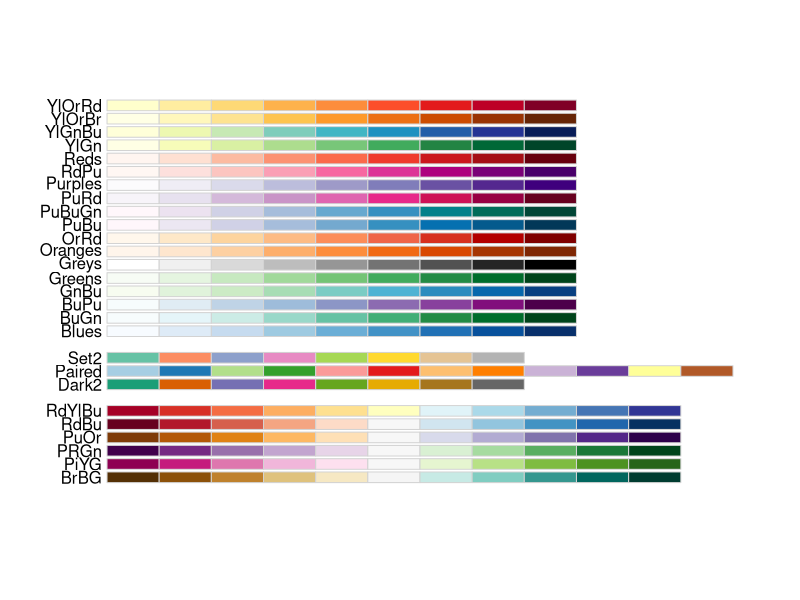
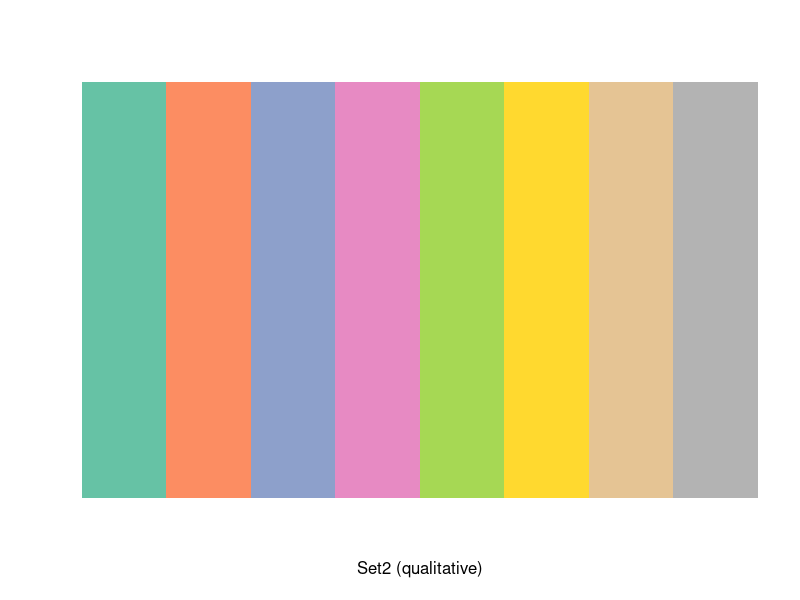
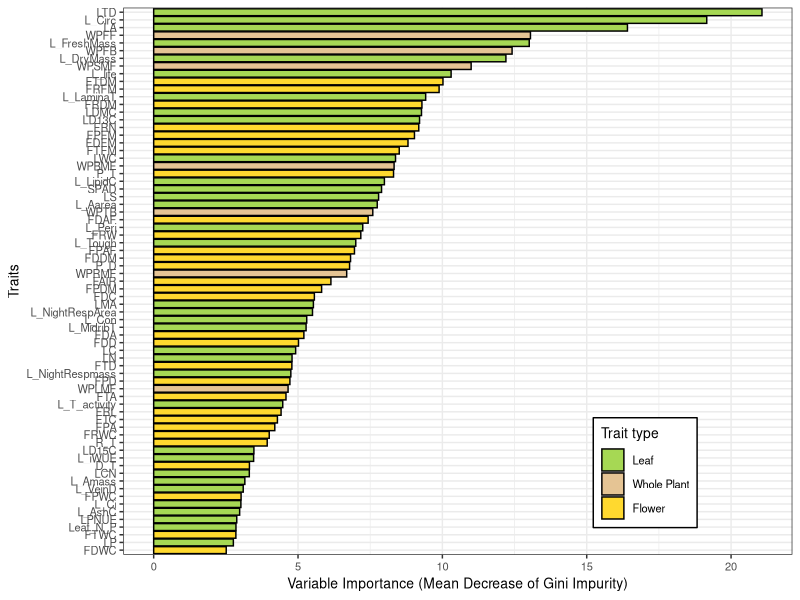
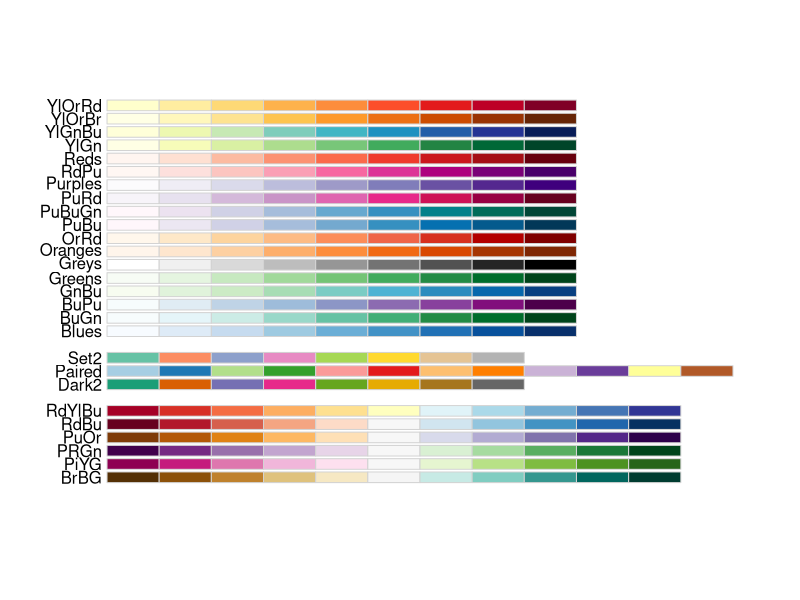
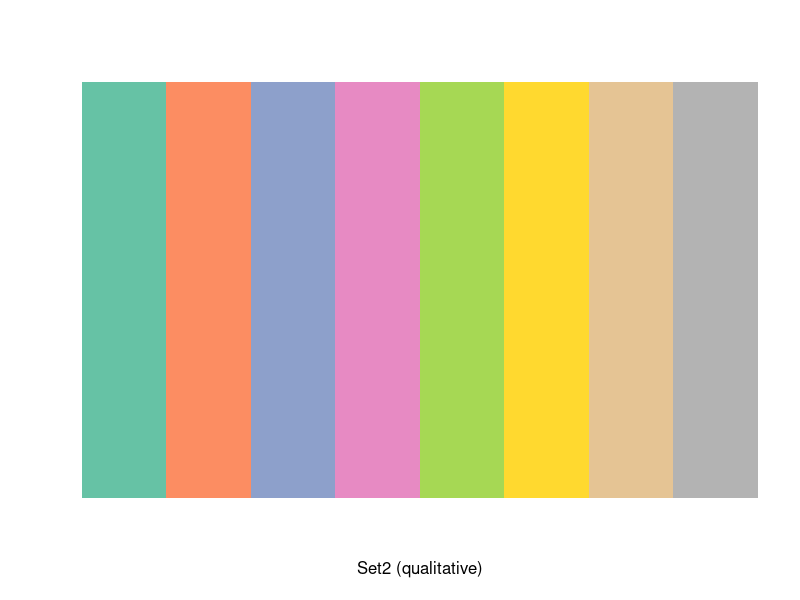
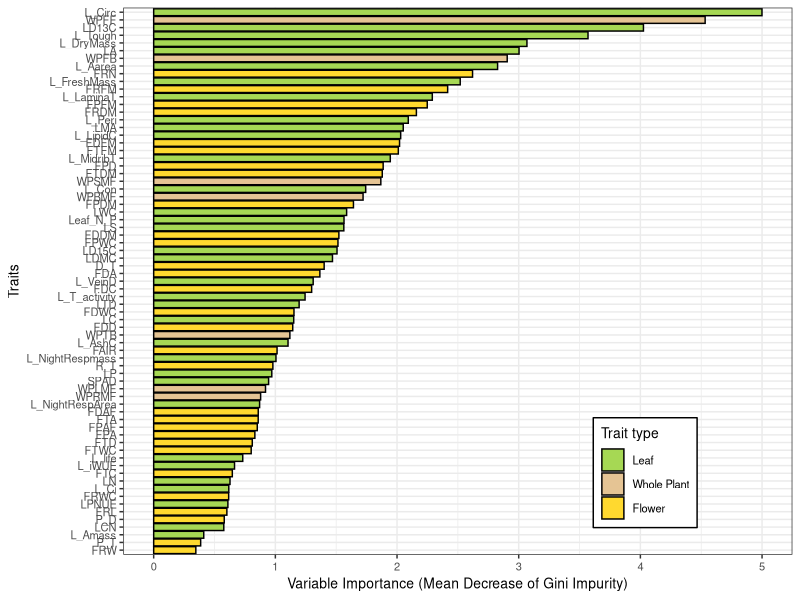
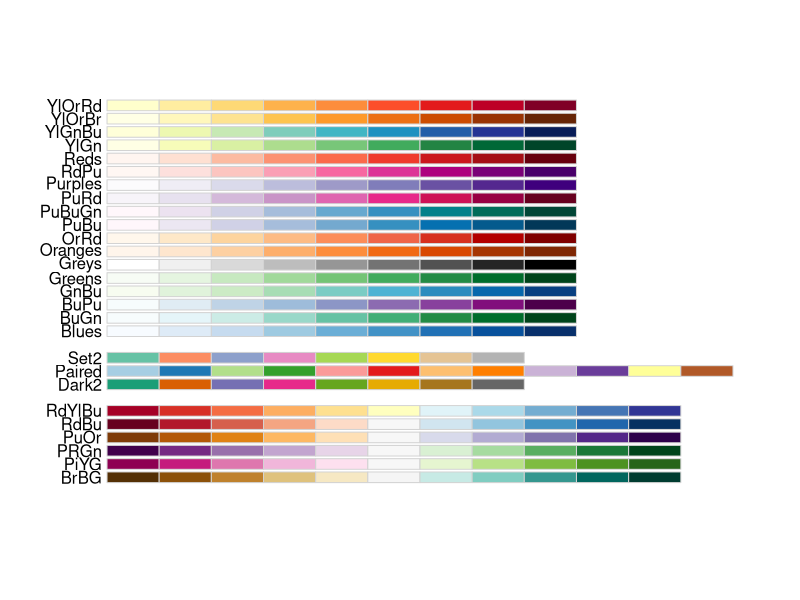
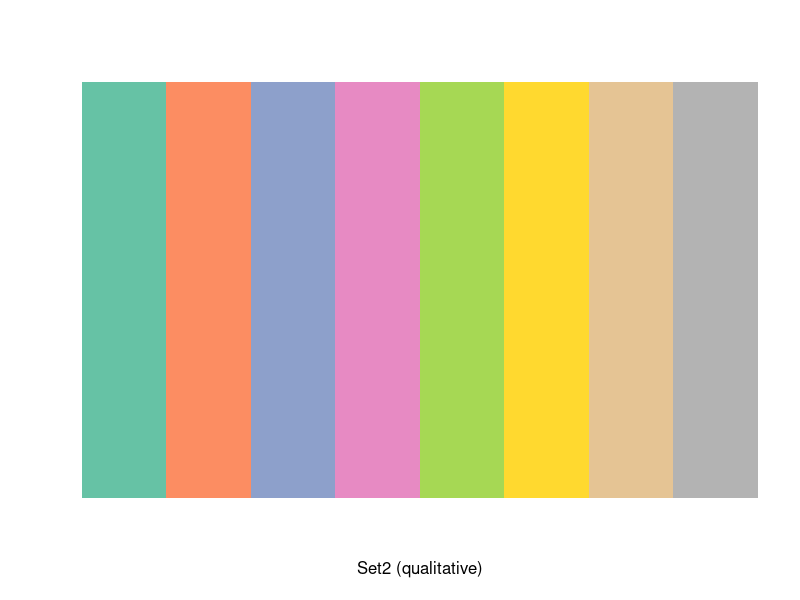

Generate these figures, in order, with R:

rm(list = ls())

packages <- c("here","tidyverse","RColorBrewer")

lapply(packages, require, character.only =T)

########### GINI IMPURITY (Ranking all traits) ###
###### Loading the Gini Impurity data ###
### Genus, Large Perennials, southeastern perennials and annuals ###

Gini_Genus <- read.csv(here("Datasets and Tables",
                            "Gini_Importance_Genus.csv")) %>% 
                  mutate(`Phylogenetic Level` = "Genus") %>%
                  mutate(Trait_type = case_when(str_detect(Features,"^L") ~ "Leaf",
                                str_detect(Features, "SPAD") ~ "Leaf",
                                str_detect(Features, "^W") ~ "Whole Plant",
                                str_detect(Features, "^F") ~ "Flower",
                                str_detect(Features, "P_D") ~ "Flower",
                                str_detect(Features, "P_T") ~ "Flower",
                                str_detect(Features, "D_T") ~ "Flower",
                                str_detect(Features, "R_T") ~ "Flower"))

Gini_Perennial <- read.csv(here("Datasets and Tables",
                            "Gini_Importance_Perennials.csv")) %>% 
                          mutate(`Phylogenetic Level` = "Large Perennial") %>%
              mutate(Trait_type = case_when(str_detect(Features,"^L") ~ "Leaf",
                                str_detect(Features, "SPAD") ~ "Leaf",
                                str_detect(Features, "^W") ~ "Whole Plant",
                                str_detect(Features, "^F") ~ "Flower",
                                str_detect(Features, "P_D") ~ "Flower",
                                str_detect(Features, "P_T") ~ "Flower",
                                str_detect(Features, "D_T") ~ "Flower",
                                str_detect(Features, "R_T") ~ "Flower"))

Gini_Annual <- read.csv(here("Datasets and Tables",
                                "Gini_Importance_Annual.csv")) %>% 
                      mutate(`Phylogenetic Level` = "Annual") %>%
              mutate(Trait_type = case_when(str_detect(Features,"^L") ~ "Leaf",
                                str_detect(Features, "SPAD") ~ "Leaf",
                                str_detect(Features, "^W") ~ "Whole Plant",
                                str_detect(Features, "^F") ~ "Flower",
                                str_detect(Features, "P_D") ~ "Flower",
                                str_detect(Features, "P_T") ~ "Flower",
                                str_detect(Features, "D_T") ~ "Flower",
                                str_detect(Features, "R_T") ~ "Flower"))

Gini_southeastern_perennial <- read.csv(here("Datasets and Tables",
                             "Gini_Importance_southeastern.csv")) %>% 
                      mutate(`Phylogenetic Level` = "Southeastern") %>%
             mutate(Trait_type = case_when(str_detect(Features,"^L") ~ "Leaf",
                                str_detect(Features, "SPAD") ~ "Leaf",
                                str_detect(Features, "^W") ~ "Whole Plant",
                                str_detect(Features, "^F") ~ "Flower",
                                str_detect(Features, "P_D") ~ "Flower",
                                str_detect(Features, "P_T") ~ "Flower",
                                str_detect(Features, "D_T") ~ "Flower",
                                str_detect(Features, "R_T") ~ "Flower"))



####
#### Making the importance plots ####
# GENUS ### 

Gini_Genus$Trait_type <- factor(Gini_Genus$Trait_type, 
                          levels = c("Leaf","Whole Plant","Flower"))

#### Before we create the plot let us extract some colorblind friendly colors ###
## from RColorBrewer ###

display.brewer.all(colorblindFriendly = T) ### color friendly palettes

display.brewer.pal(8, 'Set2') ## displaying the colors


brewer.pal(8, 'Set2') ## displaying the hex codes 

ggplot(data = Gini_Genus,
       aes(x=reorder(Features,Overall), 
           y = Overall, 
           fill = Trait_type)) +
  geom_bar(stat = "identity",
           color ="black") + 
  scale_fill_manual(values = c("#A6D854",
                               "#E5C494",
                               "#FFD92F"),
                    name= 'Trait type') +
  labs(x= "Traits",
       y= "Variable Importance (Mean Decrease of Gini Impurity)") +
  coord_flip() + 
  theme_bw() + theme(legend.position = c(0.78, 0.15),
                     legend.background = element_rect(fill = "white", 
                                                      color = "black")) +
  theme(text = element_text(size = 10))



### LARGE PERENNIAL ###

Gini_Perennial$Trait_type <- factor(Gini_Perennial$Trait_type, 
                                levels = c("Leaf","Whole Plant","Flower"))

#### Before we create the plot let us extract some colorblind friendly colors ###
## from RColorBrewer ###

display.brewer.all(colorblindFriendly = T) ### color friendly palettes

display.brewer.pal(8, 'Set2') ## displaying the colors


brewer.pal(8, 'Set2') ## displaying the hex codes 

ggplot(data = Gini_Perennial,
       aes(x=reorder(Features,Overall), 
           y = Overall, 
           fill = Trait_type)) +
  geom_bar(stat = "identity",
           color ="black") + 
  scale_fill_manual(values = c("#A6D854",
                               "#E5C494",
                               "#FFD92F"),
                    name= 'Trait type') +
  labs(x= "Traits",
       y= "Variable Importance (Mean Decrease of Gini Impurity)") +
  coord_flip() + 
  theme_bw() + theme(legend.position = c(0.78, 0.15),
                     legend.background = element_rect(fill = "white", 
                                                      color = "black")) +
  theme(text = element_text(size = 10))



### ANNUAL ###

Gini_Annual$Trait_type <- factor(Gini_Annual$Trait_type, 
                                    levels = c("Leaf","Whole Plant","Flower"))

#### Before we create the plot let us extract some colorblind friendly colors ###
## from RColorBrewer ###

display.brewer.all(colorblindFriendly = T) ### color friendly palettes

display.brewer.pal(8, 'Set2') ## displaying the colors


brewer.pal(8, 'Set2') ## displaying the hex codes 

ggplot(data = Gini_Annual,
       aes(x=reorder(Features,Overall), 
           y = Overall, 
           fill = Trait_type)) +
  geom_bar(stat = "identity",
           color ="black") + 
  scale_fill_manual(values = c("#A6D854",
                               "#E5C494",
                               "#FFD92F"),
                    name= 'Trait type') +
  labs(x= "Traits",
       y= "Variable Importance (Mean Decrease of Gini Impurity)") +
  coord_flip() + 
  theme_bw() + theme(legend.position = c(0.78, 0.15),
                     legend.background = element_rect(fill = "white", 
                                                      color = "black")) +
  theme(text = element_text(size = 10))


### SOUTHEASTERN PERENNIAL ##


Gini_southeastern_perennial$Trait_type <- factor(Gini_southeastern_perennial$Trait_type, 
                                 levels = c("Leaf","Whole Plant","Flower"))

#### Before we create the plot let us extract some colorblind friendly colors ###
## from RColorBrewer ###

display.brewer.all(colorblindFriendly = T) ### color friendly palettes

display.brewer.pal(8, 'Set2') ## displaying the colors


brewer.pal(8, 'Set2') ## displaying the hex codes 

ggplot(data = Gini_southeastern_perennial,
       aes(x=reorder(Features,Overall), 
           y = Overall, 
           fill = Trait_type)) +
  geom_bar(stat = "identity",
           color ="black") + 
  scale_fill_manual(values = c("#A6D854",
                               "#E5C494",
                               "#FFD92F"),
                    name= 'Trait type') +
  labs(x= "Traits",
       y= "Variable Importance (Mean Decrease of Gini Impurity)") +
  coord_flip() + 
  theme_bw() + theme(legend.position = c(0.78, 0.15),
                     legend.background = element_rect(fill = "white", 
                                                      color = "black")) +
  theme(text = element_text(size = 10))



Gini_Importance <- rbind(Gini_Genus,Gini_Perennial,Gini_Annual,
                         Gini_southeastern_perennial) %>% 
                                               mutate(Groups = 'All')

###################
### NOW MAKING THE SAME VARIABLE IMPORTANCE PLOTS USING THE OPTIMAL SUBSET OF TRAITS ##
#####################

###### Loading the RFE data ###
### Genus, Large Perennials, southeastern perennials and annuals ###

RFE_Genus <- read.csv(here("Datasets and Tables",
                            "Rfe_Genus_best_subset.csv")) %>% 
  mutate(`Phylogenetic Level` = "Genus") %>%
  mutate(Trait_type = case_when(str_detect(Features,"^L") ~ "Leaf",
                                str_detect(Features, "SPAD") ~ "Leaf",
                                str_detect(Features, "^W") ~ "Whole Plant",
                                str_detect(Features, "^F") ~ "Flower",
                                str_detect(Features, "P_D") ~ "Flower",
                                str_detect(Features, "P_T") ~ "Flower",
                                str_detect(Features, "D_T") ~ "Flower",
                                str_detect(Features, "R_T") ~ "Flower"))

RFE_Perennial <- read.csv(here("Datasets and Tables",
                                "Rfe_Perennial_best_subset.csv")) %>% 
  mutate(`Phylogenetic Level` = "Large Perennial") %>%
  mutate(Trait_type = case_when(str_detect(Features,"^L") ~ "Leaf",
                                str_detect(Features, "SPAD") ~ "Leaf",
                                str_detect(Features, "^W") ~ "Whole Plant",
                                str_detect(Features, "^F") ~ "Flower",
                                str_detect(Features, "P_D") ~ "Flower",
                                str_detect(Features, "P_T") ~ "Flower",
                                str_detect(Features, "D_T") ~ "Flower",
                                str_detect(Features, "R_T") ~ "Flower"))

RFE_Annual <- read.csv(here("Datasets and Tables",
                             "Rfe_Annual_best_subset.csv")) %>% 
  mutate(`Phylogenetic Level` = "Annual") %>%
  mutate(Trait_type = case_when(str_detect(Features,"^L") ~ "Leaf",
                                str_detect(Features, "SPAD") ~ "Leaf",
                                str_detect(Features, "^W") ~ "Whole Plant",
                                str_detect(Features, "^F") ~ "Flower",
                                str_detect(Features, "P_D") ~ "Flower",
                                str_detect(Features, "P_T") ~ "Flower",
                                str_detect(Features, "D_T") ~ "Flower",
                                str_detect(Features, "R_T") ~ "Flower"))

RFE_southeastern_perennial <- read.csv(here("Datasets and Tables",
                                             "Rfe_southeastern_best_subset.csv")) %>% 
                             mutate(`Phylogenetic Level` = "Southeastern") %>%
              mutate(Trait_type = case_when(str_detect(Features,"^L") ~ "Leaf",
                                str_detect(Features, "SPAD") ~ "Leaf",
                                str_detect(Features, "^W") ~ "Whole Plant",
                                str_detect(Features, "^F") ~ "Flower",
                                str_detect(Features, "P_D") ~ "Flower",
                                str_detect(Features, "P_T") ~ "Flower",
                                str_detect(Features, "D_T") ~ "Flower",
                                str_detect(Features, "R_T") ~ "Flower"))



####
#### Making the importance plots ####
# GENUS ### 

RFE_Genus$Trait_type <- factor(RFE_Genus$Trait_type, 
                                levels = c("Leaf","Whole Plant","Flower"))

#### Before we create the plot let us extract some colorblind friendly colors ###
## from RColorBrewer ###

display.brewer.all(colorblindFriendly = T) ### color friendly palettes

display.brewer.pal(8, 'Set2') ## displaying the colors


brewer.pal(8, 'Set2') ## displaying the hex codes 

ggplot(data = RFE_Genus,
       aes(x=reorder(Features,Overall), 
           y = Overall, 
           fill = Trait_type)) +
  geom_bar(stat = "identity",
           color ="black") + 
  scale_fill_manual(values = c("#A6D854",
                               "#E5C494",
                               "#FFD92F"),
                    name= 'Trait type') +
  labs(x= "Traits",
       y= "Variable Importance (Mean Decrease of Gini Impurity)") +
  coord_flip() + 
  theme_bw() + theme(legend.position = c(0.78, 0.15),
                     legend.background = element_rect(fill = "white", 
                                                      color = "black")) +
  theme(text = element_text(size = 10))



### LARGE PERENNIAL ###

RFE_Perennial$Trait_type <- factor(RFE_Perennial$Trait_type, 
                                    levels = c("Leaf","Whole Plant","Flower"))

#### Before we create the plot let us extract some colorblind friendly colors ###
## from RColorBrewer ###

display.brewer.all(colorblindFriendly = T) ### color friendly palettes

display.brewer.pal(8, 'Set2') ## displaying the colors


brewer.pal(8, 'Set2') ## displaying the hex codes 

ggplot(data = RFE_Perennial,
       aes(x=reorder(Features,Overall), 
           y = Overall, 
           fill = Trait_type)) +
  geom_bar(stat = "identity",
           color ="black") + 
  scale_fill_manual(values = c("#A6D854",
                               "#E5C494",
                               "#FFD92F"),
                    name= 'Trait type') +
  labs(x= "Traits",
       y= "Variable Importance (Mean Decrease of Gini Impurity)") +
  coord_flip() + 
  theme_bw() + theme(legend.position = c(0.78, 0.15),
                     legend.background = element_rect(fill = "white", 
                                                      color = "black")) +
  theme(text = element_text(size = 10))



### ANNUAL ###

RFE_Annual$Trait_type <- factor(RFE_Annual$Trait_type, 
                                 levels = c("Leaf","Whole Plant","Flower"))

#### Before we create the plot let us extract some colorblind friendly colors ###
## from RColorBrewer ###

display.brewer.all(colorblindFriendly = T) ### color friendly palettes

display.brewer.pal(8, 'Set2') ## displaying the colors


brewer.pal(8, 'Set2') ## displaying the hex codes 

ggplot(data = RFE_Annual,
       aes(x=reorder(Features,Overall), 
           y = Overall, 
           fill = Trait_type)) +
  geom_bar(stat = "identity",
           color ="black") + 
  scale_fill_manual(values = c("#A6D854",
                               "#E5C494",
                               "#FFD92F"),
                    name= 'Trait type') +
  labs(x= "Traits",
       y= "Variable Importance (Mean Decrease of Gini Impurity)") +
  coord_flip() + 
  theme_bw() + theme(legend.position = c(0.78, 0.15),
                     legend.background = element_rect(fill = "white", 
                                                      color = "black")) +
  theme(text = element_text(size = 10))


### SOUTHEASTERN PERENNIAL ##


RFE_southeastern_perennial$Trait_type <- factor(RFE_southeastern_perennial$Trait_type, 
                                                 levels = c("Leaf","Whole Plant","Flower"))

#### Before we create the plot let us extract some colorblind friendly colors ###
## from RColorBrewer ###

display.brewer.all(colorblindFriendly = T) ### color friendly palettes

display.brewer.pal(8, 'Set2') ## displaying the colors


brewer.pal(8, 'Set2') ## displaying the hex codes 

ggplot(data = RFE_southeastern_perennial,
       aes(x=reorder(Features,Overall), 
           y = Overall, 
           fill = Trait_type)) +
  geom_bar(stat = "identity",
           color ="black") + 
  scale_fill_manual(values = c("#A6D854",
                               "#E5C494",
                               "#FFD92F"),
                    name= 'Trait type') +
  labs(x= "Traits",
       y= "Variable Importance (Mean Decrease of Gini Impurity)") +
  coord_flip() + 
  theme_bw() + theme(legend.position = c(0.78, 0.15),
                     legend.background = element_rect(fill = "white", 
                                                      color = "black")) +
  theme(text = element_text(size = 10))



RFE_Importance <- rbind(RFE_Genus,RFE_Perennial,RFE_Annual,
                         RFE_southeastern_perennial) %>% 
                                      mutate(Groups = 'Optimal Subset')



################
### MOST DIVERGENT TRAITS ###
################ 

###################
### NOW MAKING THE SAME VARIABLE IMPORTANCE PLOTS FOR THE MOST DIVERGENT TRAITS ##
#####################

###### Loading the BORUTA data ###
### Genus, Large Perennials, southeastern perennials and annuals ###

Boruta_Genus <- read.csv(here("Datasets and Tables",
                           "Boruta_Genus.csv")) %>% 
  mutate(`Phylogenetic Level` = "Genus") %>%
  mutate(Trait_type = case_when(str_detect(Feature,"^L") ~ "Leaf",
                                str_detect(Feature, "SPAD") ~ "Leaf",
                                str_detect(Feature, "^W") ~ "Whole Plant",
                                str_detect(Feature, "^F") ~ "Flower",
                                str_detect(Feature, "P_D") ~ "Flower",
                                str_detect(Feature, "P_T") ~ "Flower",
                                str_detect(Feature, "D_T") ~ "Flower",
                                str_detect(Feature, "R_T") ~ "Flower"))

Boruta_Perennial <- read.csv(here("Datasets and Tables",
                               "Boruta_Perennials.csv")) %>% 
  mutate(`Phylogenetic Level` = "Large Perennial") %>%
  mutate(Trait_type = case_when(str_detect(Feature,"^L") ~ "Leaf",
                                str_detect(Feature, "SPAD") ~ "Leaf",
                                str_detect(Feature, "^W") ~ "Whole Plant",
                                str_detect(Feature, "^F") ~ "Flower",
                                str_detect(Feature, "P_D") ~ "Flower",
                                str_detect(Feature, "P_T") ~ "Flower",
                                str_detect(Feature, "D_T") ~ "Flower",
                                str_detect(Feature, "R_T") ~ "Flower"))

Boruta_Annual <- read.csv(here("Datasets and Tables",
                            "Boruta_Annual.csv")) %>% 
  mutate(`Phylogenetic Level` = "Annual") %>%
  mutate(Trait_type = case_when(str_detect(Feature,"^L") ~ "Leaf",
                                str_detect(Feature, "SPAD") ~ "Leaf",
                                str_detect(Feature, "^W") ~ "Whole Plant",
                                str_detect(Feature, "^F") ~ "Flower",
                                str_detect(Feature, "P_D") ~ "Flower",
                                str_detect(Feature, "P_T") ~ "Flower",
                                str_detect(Feature, "D_T") ~ "Flower",
                                str_detect(Feature, "R_T") ~ "Flower"))

Boruta_southeastern_perennial <- read.csv(here("Datasets and Tables",
                                            "Boruta_southeastern_perennials.csv")) %>% 
  mutate(`Phylogenetic Level` = "Southeastern") %>%
  mutate(Trait_type = case_when(str_detect(Feature,"^L") ~ "Leaf",
                                str_detect(Feature, "SPAD") ~ "Leaf",
                                str_detect(Feature, "^W") ~ "Whole Plant",
                                str_detect(Feature, "^F") ~ "Flower",
                                str_detect(Feature, "P_D") ~ "Flower",
                                str_detect(Feature, "P_T") ~ "Flower",
                                str_detect(Feature, "D_T") ~ "Flower",
                                str_detect(Feature, "R_T") ~ "Flower"))



####
#### Making the importance plots ####
# GENUS ### 

Boruta_Genus$Trait_type <- factor(Boruta_Genus$Trait_type, 
                               levels = c("Leaf","Whole Plant","Flower"))

#### Before we create the plot let us extract some colorblind friendly colors ###
## from RColorBrewer ###

display.brewer.all(colorblindFriendly = T) ### color friendly palettes

display.brewer.pal(8, 'Set2') ## displaying the colors


brewer.pal(8, 'Set2') ## displaying the hex codes 


colnames(Boruta_Genus)

ggplot(data = Boruta_Genus,
       aes(x=reorder(Feature,meanImp), 
           y = meanImp, 
           fill = Trait_type)) +
  geom_bar(stat = "identity",
           color ="black") + 
  scale_fill_manual(values = c("#A6D854",
                               "#E5C494",
                               "#FFD92F"),
                    name= 'Trait type') +
  labs(x= "Traits",
       y= "Variable Importance (Mean Decrease of Gini Impurity)") +
  coord_flip() + 
  theme_bw() + theme(legend.position = c(0.78, 0.15),
                     legend.background = element_rect(fill = "white", 
                                                      color = "black")) +
  theme(text = element_text(size = 10))



### LARGE PERENNIAL ###

Boruta_Perennial$Trait_type <- factor(Boruta_Perennial$Trait_type, 
                                   levels = c("Leaf","Whole Plant","Flower"))

#### Before we create the plot let us extract some colorblind friendly colors ###
## from RColorBrewer ###

display.brewer.all(colorblindFriendly = T) ### color friendly palettes

display.brewer.pal(8, 'Set2') ## displaying the colors


brewer.pal(8, 'Set2') ## displaying the hex codes 

ggplot(data = Boruta_Perennial,
       aes(x=reorder(Feature,meanImp), 
           y = meanImp, 
           fill = Trait_type)) +
  geom_bar(stat = "identity",
           color ="black") + 
  scale_fill_manual(values = c("#A6D854",
                               "#E5C494",
                               "#FFD92F"),
                    name= 'Trait type') +
  labs(x= "Traits",
       y= "Variable Importance (Mean Decrease of Gini Impurity)") +
  coord_flip() + 
  theme_bw() + theme(legend.position = c(0.78, 0.15),
                     legend.background = element_rect(fill = "white", 
                                                      color = "black")) +
  theme(text = element_text(size = 10))



### ANNUAL ###

Boruta_Annual$Trait_type <- factor(Boruta_Annual$Trait_type, 
                                levels = c("Leaf","Whole Plant","Flower"))

#### Before we create the plot let us extract some colorblind friendly colors ###
## from RColorBrewer ###

display.brewer.all(colorblindFriendly = T) ### color friendly palettes

display.brewer.pal(8, 'Set2') ## displaying the colors


brewer.pal(8, 'Set2') ## displaying the hex codes 

ggplot(data = Boruta_Annual,
       aes(x=reorder(Feature,meanImp), 
           y = meanImp, 
           fill = Trait_type)) +
  geom_bar(stat = "identity",
           color ="black") + 
  scale_fill_manual(values = c("#A6D854",
                               "#E5C494",
                               "#FFD92F"),
                    name= 'Trait type') +
  labs(x= "Traits",
       y= "Variable Importance (Mean Decrease of Gini Impurity)") +
  coord_flip() + 
  theme_bw() + theme(legend.position = c(0.78, 0.15),
                     legend.background = element_rect(fill = "white", 
                                                      color = "black")) +
  theme(text = element_text(size = 10))


### SOUTHEASTERN PERENNIAL ##


Boruta_southeastern_perennial$Trait_type <- factor(Boruta_southeastern_perennial$Trait_type, 
                                                levels = c("Leaf","Whole Plant","Flower"))

#### Before we create the plot let us extract some colorblind friendly colors ###
## from RColorBrewer ###

display.brewer.all(colorblindFriendly = T) ### color friendly palettes

display.brewer.pal(8, 'Set2') ## displaying the colors


brewer.pal(8, 'Set2') ## displaying the hex codes 

ggplot(data = Boruta_southeastern_perennial,
       aes(x=reorder(Feature,meanImp), 
           y = meanImp, 
           fill = Trait_type)) +
  geom_bar(stat = "identity",
           color ="black") + 
  scale_fill_manual(values = c("#A6D854",
                               "#E5C494",
                               "#FFD92F"),
                    name= 'Trait type') +
  labs(x= "Traits",
       y= "Variable Importance (Mean Decrease of Gini Impurity)") +
  coord_flip() + 
  theme_bw() + theme(legend.position = c(0.78, 0.15),
                     legend.background = element_rect(fill = "white", 
                                                      color = "black")) +
  theme(text = element_text(size = 10))



Boruta_Importance <- rbind(Boruta_Genus,Boruta_Perennial,Boruta_Annual,
                        Boruta_southeastern_perennial) %>% 
  mutate(Groups = 'Most Divergent')




######### Exporting the files containing the combined GINI, RFE and Boruta ##

saveRDS(Gini_Importance,"Gini_Importance_combined.RDS")

saveRDS(RFE_Importance,"Optimal_subset.RDS")

saveRDS(Boruta_Importance,"Most_Divergent.RDS")






